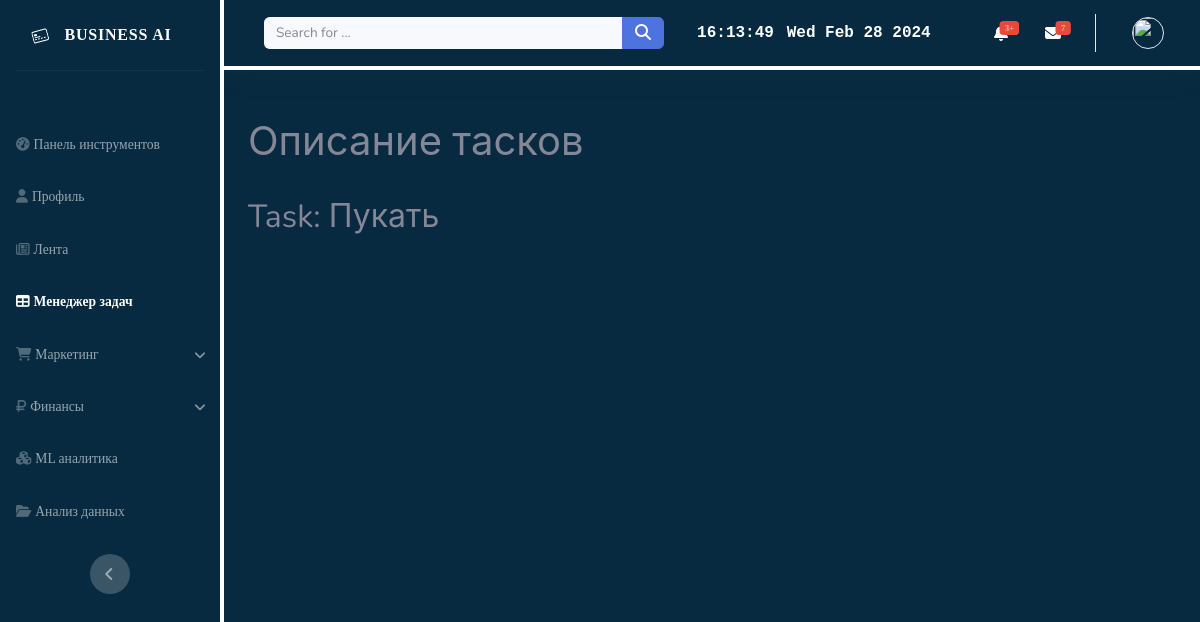
Before: /to_do/task/10/ with the older database file.
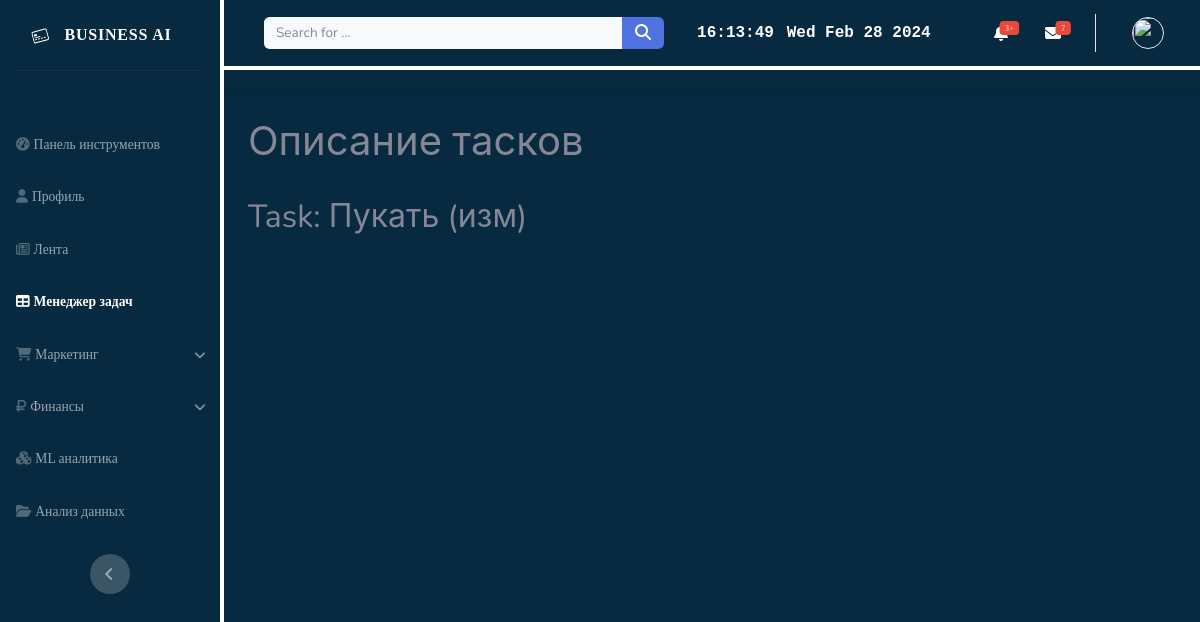
After: the same page with the newer database file.
### to_do_list/models.py (models this page shows)
class Task(models.Model):
    user = models.ForeignKey(User, on_delete=models.CASCADE, null=True, blank=True)
    title = models.CharField(max_length=200, null=True, blank=True)
    description = models.TextField(null=True, blank=True)
    complete = models.BooleanField(default=False)
    create = models.DateTimeField(auto_now_add=True)
    def __str__(self):
        return self.title
    class Meta:
        ordering = ['complete']

### to_do_list/views.py (the view)
# urls.py: path('task/<int:pk>/', TaskDetail.as_view(), name='task'),
class TaskDetail(DetailView):
    model = Task
    template_name = 'to_do_list/task.html'
    context_object_name = 'task'

### to_do_list/templates/to_do_list/task.html
{% extends 'to_do_list/template_to_do_list.html' %}
{% block content %}
<h1>Описание тасков</h1>
<br>
<h2>Task: {{ task }}</h2>
{% endblock content %}

Changed rows visible on the page:
changed Task: title "Пукать" → "Пукать (изм)"
